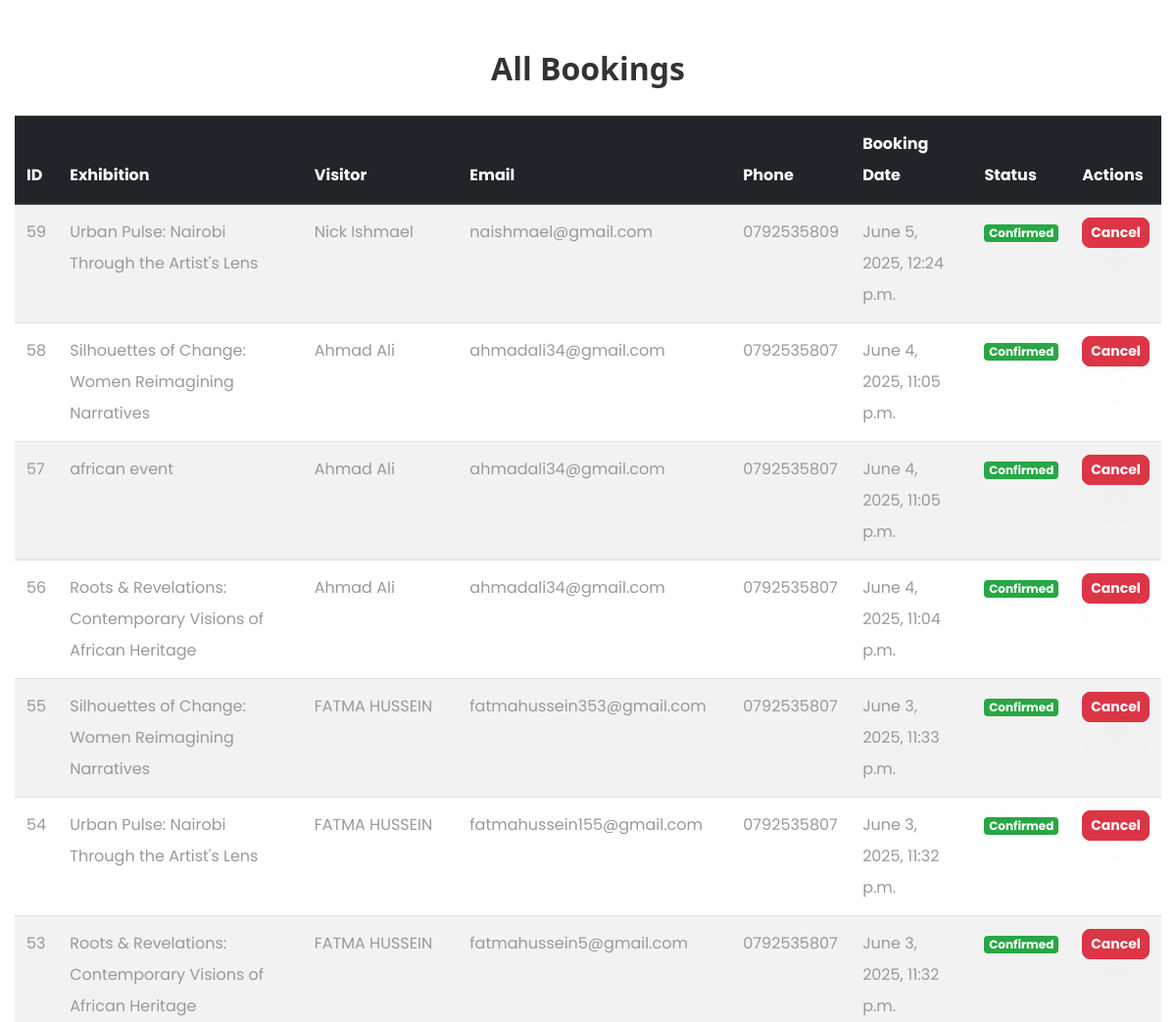
/bookings/ (signed in, middle part), run on an earlier commit of the app's database.
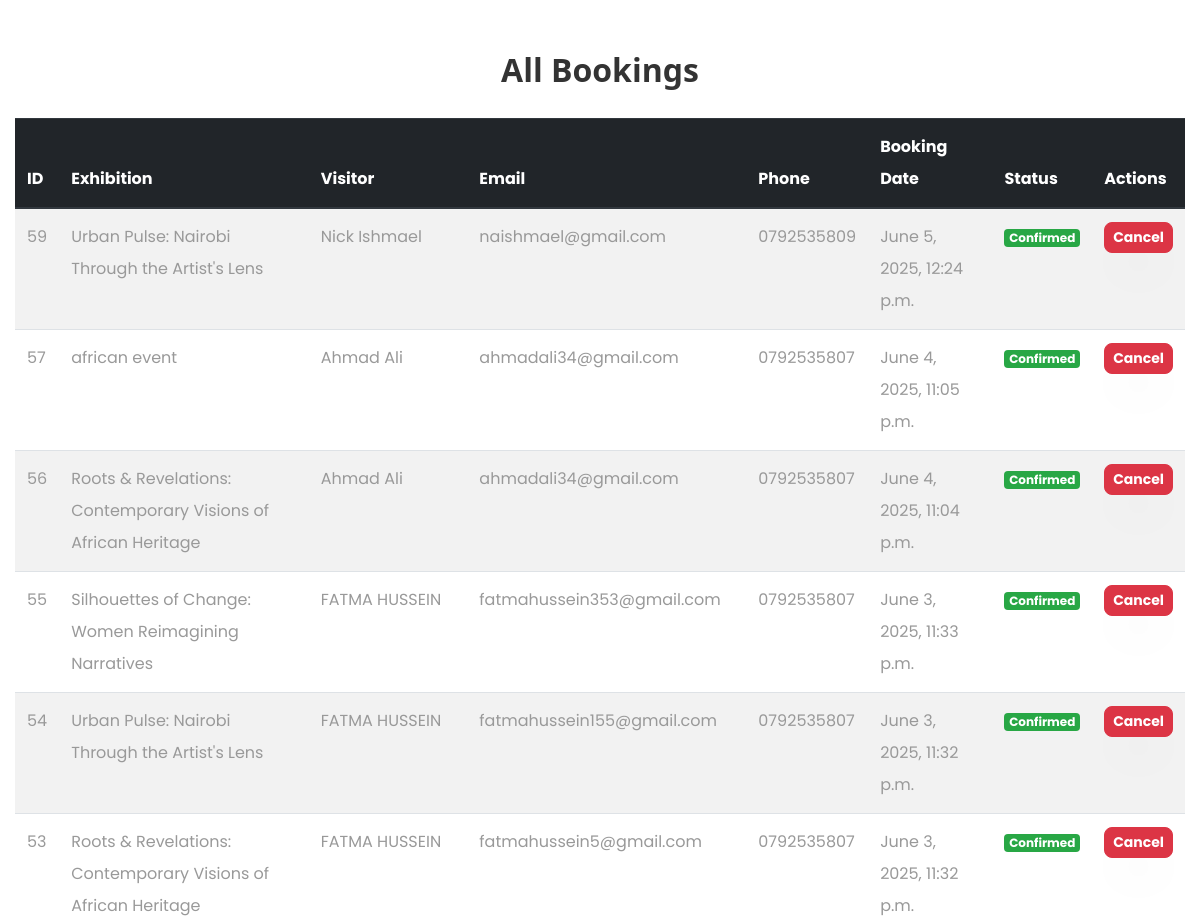
And on a later commit of the database.
### usanii/models.py (models this page shows, shortened)
class Booking(models.Model):
    exhibition = models.ForeignKey(
        Exhibition,
        on_delete=models.CASCADE,
        related_name='bookings'  # Added for easier querying
    )
    name = models.CharField(max_length=255)
    email = models.EmailField()
    phone = models.CharField(max_length=15)
    booking_date = models.DateTimeField(auto_now_add=True)
    is_confirmed = models.BooleanField(default=True)
    attended = models.BooleanField(default=False)  # Track if they actually attended
    user = models.ForeignKey(User, on_delete=models.SET_NULL, null=True, blank=True)  # Added for customer reports
    class Meta:
        unique_together = ('email', 'exhibition')  # Prevent duplicate bookings
        ordering = ['-booking_date']  # Newest bookings first
        verbose_name = "Booking"
        verbose_name_plural = "Bookings"

class Exhibition(models.Model):
    title = models.CharField(max_length=255)
    image = models.ImageField(upload_to='exhibitions/')
    date = models.CharField(max_length=200, default='Saturday')
    description = models.TextField(max_length=1000, default='This is an exhibition')
    start_time = models.TimeField(
        help_text="Format: HH:MM (24-hour format), e.g. 18:00 for 6 PM"
    )
    end_time = models.TimeField(
        help_text="Format: HH:MM (24-hour format), e.g. 21:00 for 9 PM"
    )
    max_capacity = models.PositiveIntegerField(default=50)
    current_attendees = models.PositiveIntegerField(default=0)
    created_at = models.DateTimeField(default=timezone.now)  # Added for better reporting
    booking_date = models.DateTimeField(default=timezone.now)
    class Meta:
        verbose_name = "Exhibition"
        verbose_name_plural = "Exhibitions"
        ordering = ['-created_at']  # Newest exhibitions first

### usanii/views.py (the view)
# urls.py: path('bookings/', views.booking_list, name='booking_list'),
def booking_list(request):
    if not request.user.is_authenticated:
        return redirect('login')
    bookings = Booking.objects.select_related('exhibition').all()
    return render(request, "booking_list.html", {
        "bookings": bookings,
        "footer": Footer.objects.all()
    })

### usanii/templates/booking_list.html (shortened to what this page needs)
{% extends 'common.html' %}
{% load static %}
{% block body %}
<div class="container my-5">
    <h2 class="text-center mb-4" style="font-family: 'Segoe UI', Tahoma, Geneva, Verdana, sans-serif; color: #333; font-weight: bold;">All Bookings</h2>
    <div class="table-responsive">
        <table class="table table-striped table-hover" style="border-radius: 8px; box-shadow: 0 4px 10px rgba(0, 0, 0, 0.1);">
            <thead class="thead-dark" style="background-color: #3498db; color: #fff;">
                <tr>
                    <th>ID</th>
                    <th>Exhibition</th>
                    <th>Visitor</th>
                    <th>Email</th>
                    <th>Phone</th>
                    <th>Booking Date</th>
                    <th>Status</th>
                    <th>Actions</th>
                </tr>
            </thead>
            <tbody>
                {% for booking in bookings %}
                <tr>
                    <td>{{ booking.id }}</td>
                    <td>{{ booking.exhibition.title }}</td>
                    <td>{{ booking.name }}</td>
                    <td>{{ booking.email }}</td>
                    <td>{{ booking.phone }}</td>
                    <td>{{ booking.booking_date }}</td>
                    <td>
                        {% if booking.is_confirmed %}
                            <span class="badge badge-success" style="font-weight: bold;">Confirmed</span>
                        {% else %}
                            <span class="badge badge-warning" style="font-weight: bold;">Pending</span>
                        {% endif %}
                    </td>
                    <td>
                        <a href="{% url 'cancel_booking' booking.id %}" class="btn btn-sm btn-danger" onclick="return confirm('Are you sure you want to cancel this booking?')" style="border-radius: 8px; font-weight: bold;">Cancel</a>
                    </td>
                </tr>
                {% empty %}
                <tr>
                    <td colspan="8" class="text-center">No bookings found</td>
                </tr>
                {% endfor %}
            </tbody>
        </table>
    </div>
</div>
{% endblock %}

What changed in the data, as far as the page shows it:
removed Booking: id "58", exhibition "Silhouettes of Change: Women Reimagining Narratives", name "Ahmad Ali", email "ahmadali34@gmail.com", phone "0792535807", booking_date "June 4, 2025, 11:05 p.m.", is_confirmed "Confirmed"
